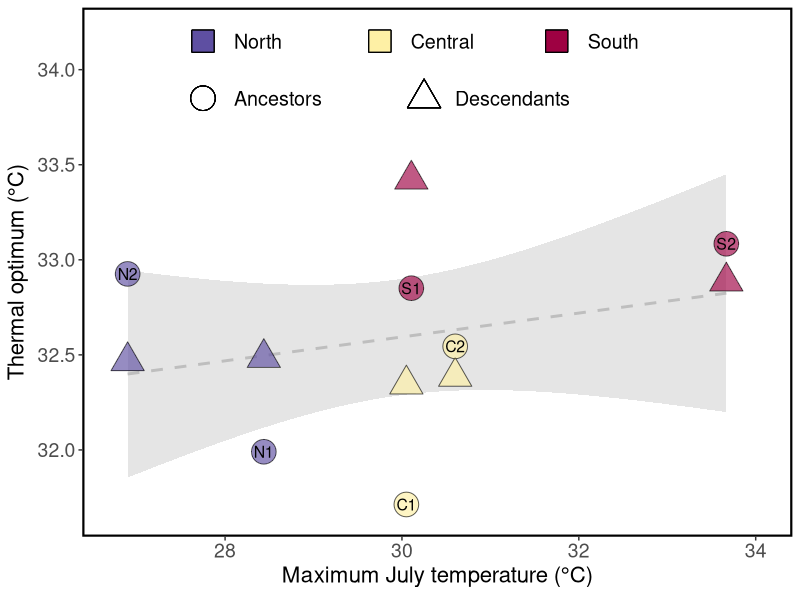
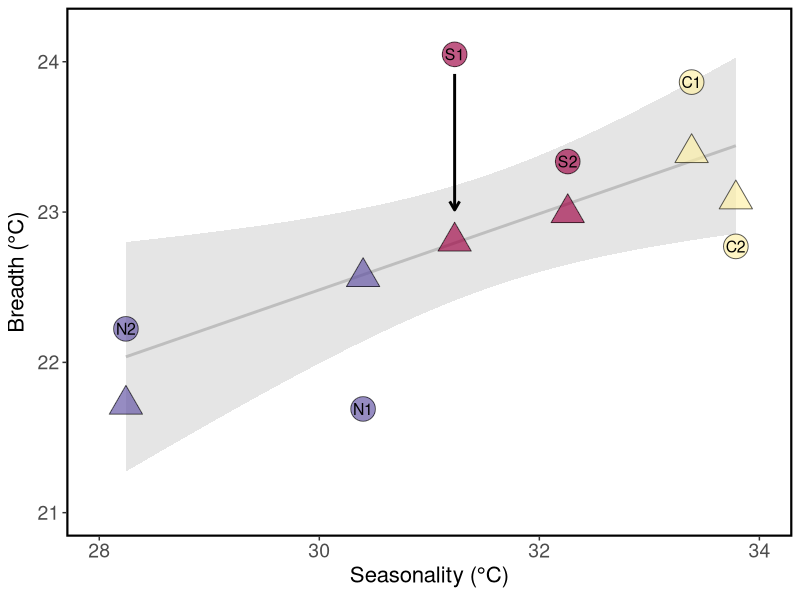
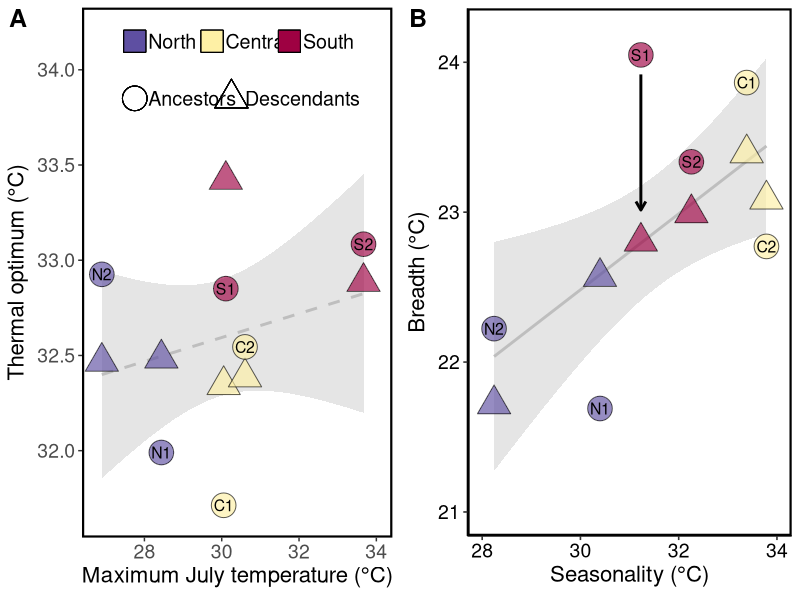

Generate these figures, in order, with R:

#### PROJECT: Mimulus cardinalis TPC project
#### PURPOSE: Determine if TPC parameters are 
####          correlated with climatic data 
#### AUTHOR: Rachel Wooliver
#### DATE LAST MODIFIED: 2020-02-15 by rcw


###########################
# load packages and specify settings
###########################
library(ggplot2)
library(tidyverse)
theme_set(theme_bw())


###########################
# read in the data
###########################
popBayes_params <- read.csv("Analysis output/group_mean_params_av.csv") # these are the parameters for the group-level Bayes model of family-averaged data
avJMT <- read.csv("Processed data/average JMT by pop.csv") # population-averaged july max temp with recent anomalies
avS <- read.csv("Processed data/average seasonality by pop.csv") # population-averaged seasonality with recent anomalies



###########################
# add JMT and seasonality means and mean anomalies to tpc parameter dataset
###########################
pop_params <- popBayes_params
pop_params$meanJMT <- rep(avJMT$meanJMT, 2)
pop_params$devJMT <- rep(avJMT$avDevJMT, 2)
pop_params$meanS <- rep(avS$meanS, 2)
pop_params$devS <- rep(avS$avDevS, 2)


###########################
# add region and redo region, year, and population columns as factors
###########################
pop_params$reg <- rep(rep(c("N", "C", "S"), each=2),2)
pop_params$reg <- as.factor(pop_params$reg)
pop_params$reg <- factor(pop_params$reg, levels(pop_params$reg)[c(2,1,3)])
pop_params$year <- as.factor(pop_params$year)
pop_params$Pop <- as.factor(pop_params$Pop)
pop_params$Pop <- factor(pop_params$Pop, levels(pop_params$Pop)[rev(c(3,4,1,2,5,6))])


###########################
# shapes for years
# 2010=circle, 2017=triangle
###########################
shapes <- c(21,24)


###########################
# create datasets by year
###########################
dat2010 <- pop_params[which(pop_params$year==2010),]
dat2017 <- pop_params[which(pop_params$year==2017),]







##################################################################
##### Fig 3 of TPC manuscript
##################################################################
palpha <- 0.65 # alpha of points
psize <- 8 # size of points
tsize <- 4 # size of population text
############################
# is topt related to historical July max temps? 
# test of divergence across space
############################

# model of topt across historical July max temps
# no effects of JMT, year, or their interaction
mod <- lm(maximaBT~meanJMT*year, data=pop_params)
anova(mod)
shapiro.test(residuals(mod)) # normally distributed residuals

# remove year from model
mod <- lm(maximaBT~meanJMT, data=pop_params)
anova(mod) # df=1,10; ss=0.20412; msq=0.20412;  f=0.9029; p=0.3644
round(summary(mod)$adj.r.squared,digits=3) # rsqadj=-0.009
round(as.data.frame(summary(mod)$coefficients)$Estimate[2],digits=3) # b=0.063
shapiro.test(residuals(mod)) # normally distributed residuals

# remove temp from model
mod <- lm(maximaBT~year, data=pop_params)
anova(mod) # df=1,10; ss=0.06488; msq=0.06488;  f=0.2703; p=0.6144
round(summary(mod)$adj.r.squared,digits=3) # rsqadj=-0.071
round(as.data.frame(summary(mod)$coefficients)$Estimate[2],digits=3) # b=0.147
shapiro.test(residuals(mod)) # normally distributed residuals



# plot
plot1Bayes <- ggplot(dat2010, aes(x=meanJMT, y=maximaBT)) + 
  geom_smooth(data=pop_params, method="lm", se=T, color="gray", fill="gray", size=1, alpha=0.4, linetype=2) + 
  geom_point(data=dat2017, aes(fill=reg), shape=shapes[2], color="black", size=psize, alpha=palpha) +
  geom_point(aes(fill=reg, shape=year), color="black", size=psize, alpha=palpha) + 
  guides(size = FALSE, fill=FALSE, shape=FALSE) +
  scale_fill_manual(values=c("#5E4FA2", "#FEF0A5", "#9E0142")) +
  scale_shape_manual(values=c(shapes)[1]) +
  labs(y=expression(paste("Thermal optimum (°C)")),
       x=expression(paste("Maximum July temperature (°C)"))) +
  annotate("text", label = c("North", "Central", "South"), y = 34.15, x = c(28.1,30.1,32.1), size = 5, colour = "black", hjust = 0) +
  geom_point(aes(y=34.15, x=27.75), shape=22, size=8, fill="#5E4FA2") +
  geom_point(aes(y=34.15, x=29.75), shape=22, size=8, fill="#FEF0A5") +
  geom_point(aes(y=34.15, x=31.75), shape=22, size=8, fill="#9E0142") +
  annotate("text", label = c("Ancestors", "Descendants"), y = 33.85, x = c(28.1,30.6), size = 5, colour = "black", hjust = 0) +
  geom_point(aes(y=33.85, x=27.75), shape=shapes[1], size=8) +
  geom_point(aes(y=33.85, x=30.25), shape=shapes[2], size=8) +
  xlim(c(26.75,34.05)) + ylim(c(31.67,34.2)) +
  theme_bw() +
  theme(axis.text=element_text(size=14), axis.title=element_text(size=16),
        legend.position = "none", panel.border = element_rect(colour = "black", fill=NA, size=1.5),
        strip.background = element_rect(colour=NA, fill=NA),
        strip.text.x = element_text(size=20, face="bold"),
        panel.grid.major = element_blank(), panel.grid.minor = element_blank()) +
  annotate("text", label = c("N1", "N2", "C1", "C2", "S1", "S2"), y = dat2010$maximaBT, x = dat2010$meanJMT, size = tsize, colour = "black")
  
  
  plot1Bayes
  
  
  


############################
# is B50 related to seasonality? 
# test of divergence across space
############################

# model of B50 across seasonality
# B50 increases with seasonality
# no effect of year or interaction between seasonality and year
mod <- lm(B50~meanS*year, data=pop_params)
anova(mod) 

# remove cohort
mod <- lm(B50~meanS, data=pop_params)
anova(mod) # df=1,10; ss=2.7252 ; msq=2.72523  ;  f=7.9093  ; p=0.0184
round(summary(mod)$adj.r.squared,digits=3) # rsqadj=0.386
round(as.data.frame(summary(mod)$coefficients)$Estimate[2],digits=3) # b=0.253
shapiro.test(residuals(mod)) # normally distributed residuals

# remove seasonality
mod <- lm(B50~year, data=pop_params)
anova(mod) # df=1,10; ss=0.1564  ; msq=0.15643    ;  f=0.2601   ; p=0.6211
round(summary(mod)$adj.r.squared,digits=3) # rsqadj= -0.072
round(as.data.frame(summary(mod)$coefficients)$Estimate[2],digits=3) # b= -0.228
shapiro.test(residuals(mod)) # normally distributed residuals


# plot
arrs <- data.frame(x=dat2010$meanS,
                   xend=dat2017$meanS,
                   y=dat2010$B50 + c(0,0,0,0,-0.13,0),
                   yend=dat2017$B50 + c(0,0,0,0,0.21,0))

plot2bBayes <- ggplot(dat2010, aes(x=meanS, y=B50)) + 
  geom_smooth(data=pop_params, method="lm", se=T, color="gray", fill="gray", size=1, alpha=0.4, linetype=1) +
  geom_point(data=dat2017, aes(fill=reg), shape=shapes[2], color="black", size=psize, alpha=palpha) +
  geom_segment(data = arrs[5,], aes(x=x, xend=xend, y=y, yend=yend), size = 1, color="black",
               arrow = arrow(length = unit(0.25, "cm"))) +
  xlim(c(28,34)) +
  ylim(c(21,24.2)) +
  geom_point(aes(fill=reg, shape=year), color="black", size=psize, alpha=palpha) + 
  guides(size = FALSE, fill=FALSE, shape=FALSE) +
  scale_fill_manual(values=c("#5E4FA2", "#FEF0A5", "#9E0142")) +
  scale_shape_manual(values=c(shapes)[1]) +
  labs(y=expression(paste("Breadth (°C)")),
       x=expression(paste("Seasonality (°C)"))) +
  theme(axis.text=element_text(size=14),
        axis.title.y=element_text(size=16),
        axis.title.x = element_text(size=16),
        #axis.text.y=element_blank(),
        legend.position = "none", 
        panel.border = element_rect(colour = "black", fill=NA, size=1.5),
        strip.background = element_rect(colour=NA, fill=NA),
        strip.text.x = element_text(size=20, face="bold"),
        panel.grid.major = element_blank(), 
        panel.grid.minor = element_blank()) +
  annotate("text", label = c("N1", "N2", "C1", "C2", "S1", "S2"), y = dat2010$B50, x = dat2010$meanS, size = tsize, colour = "black")


plot2bBayes





# plot climate vs. tpc parameter regressions 
library(ggpubr)
theme_set(theme_pubr())
figure <- ggarrange(plot1Bayes, plot2bBayes, ncol=2, nrow=1, labels = c("A","B"), font.label = list(size=18))
pdf("Figures/Figure 4.pdf", height=4.5, width=10)
figure
dev.off()


